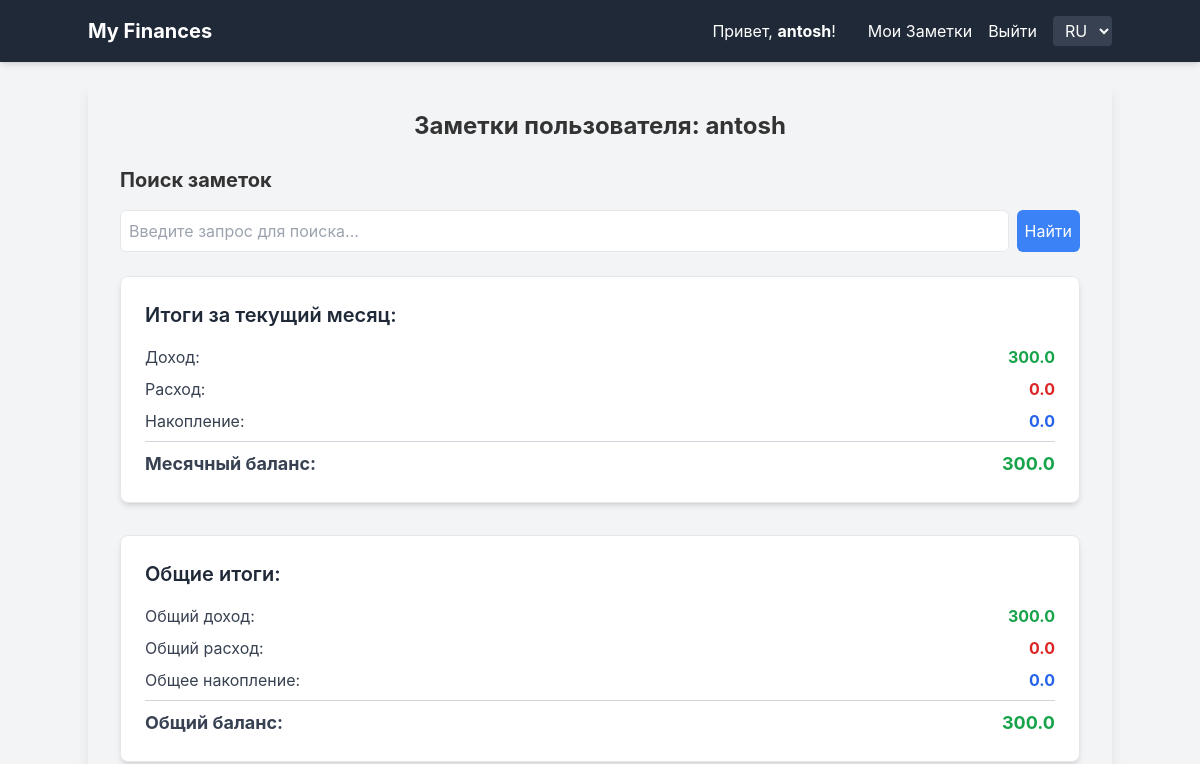
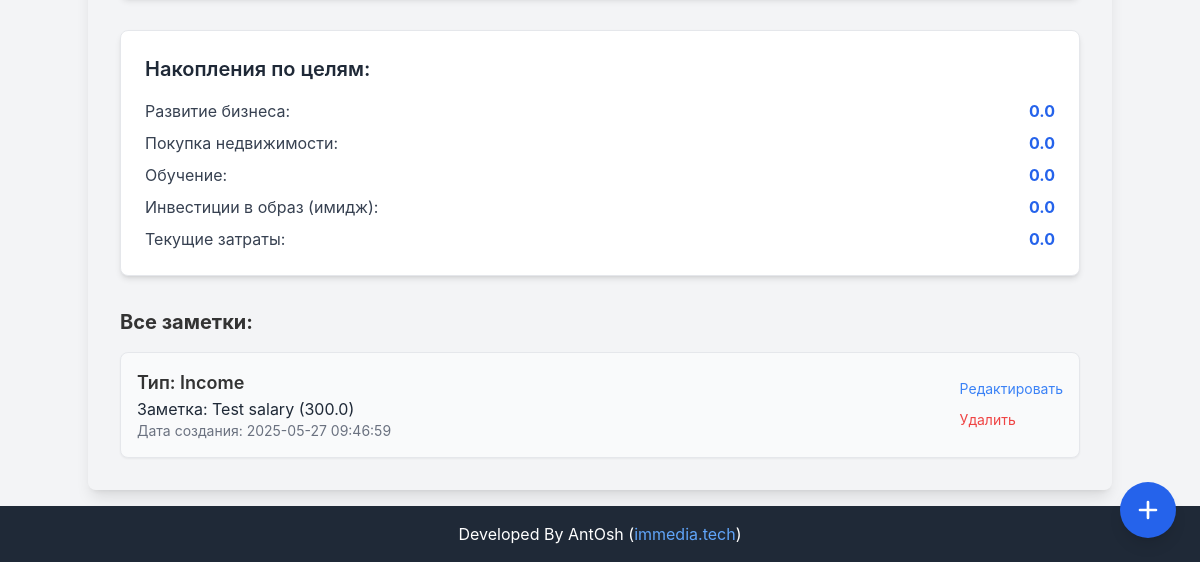
/notes/antosh (signed in), run on an earlier commit of the app's database (2 pictures, top to bottom).
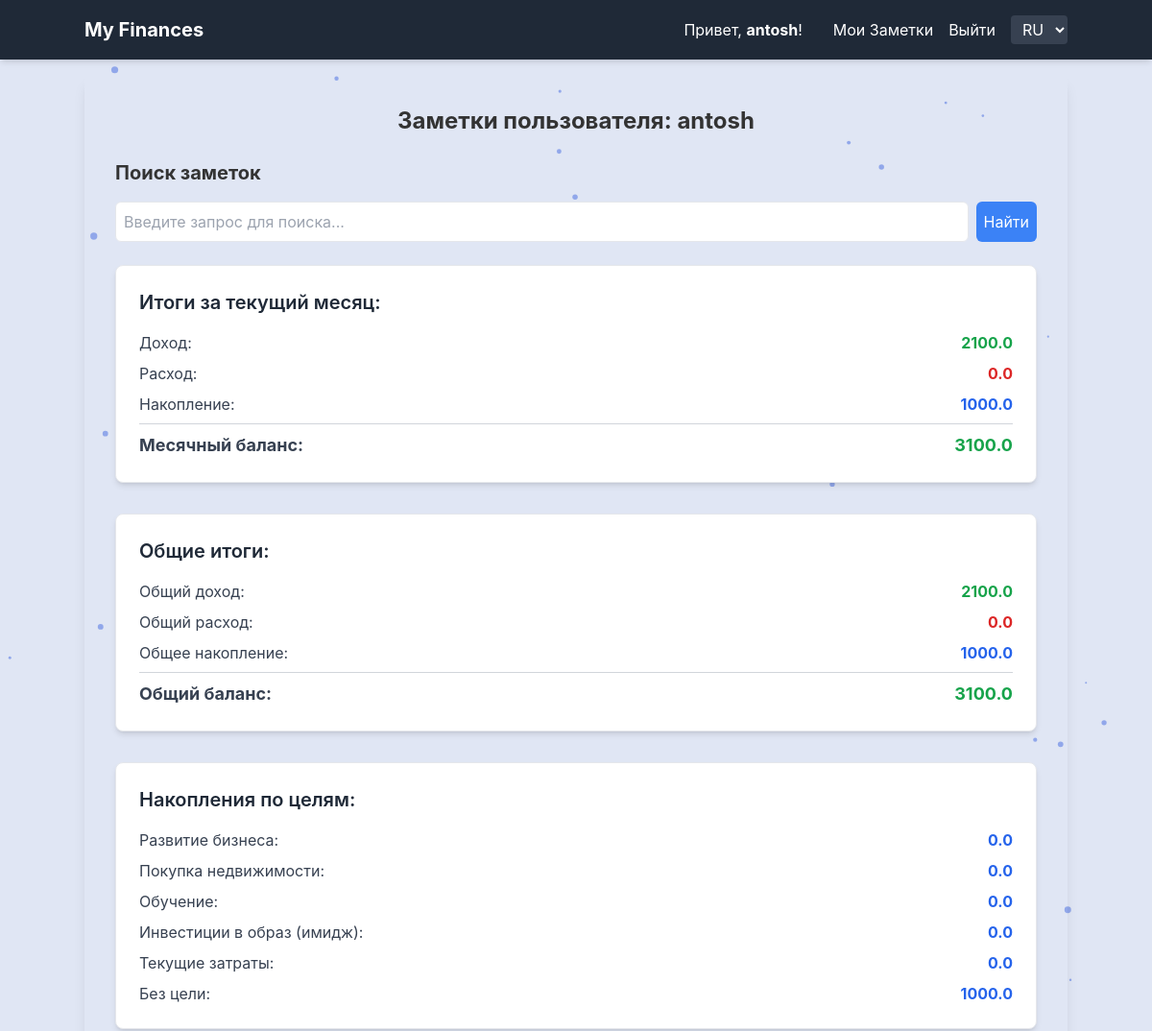
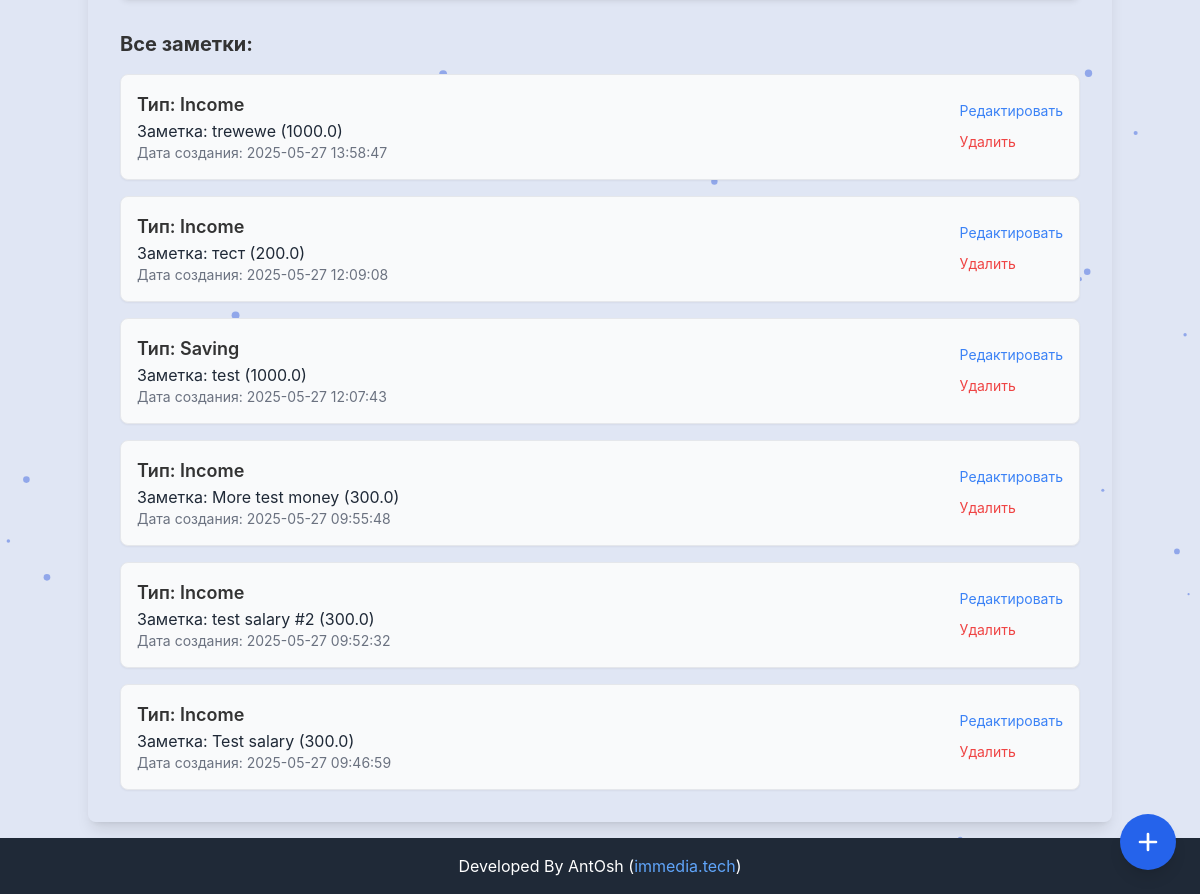
And on a later commit of the database (2 pictures, top to bottom).
### tables this page shows
CREATE TABLE users (
            id INTEGER PRIMARY KEY AUTOINCREMENT,
            username TEXT UNIQUE NOT NULL,
            password_hash TEXT NOT NULL
        );

CREATE TABLE goals (
            id INTEGER PRIMARY KEY AUTOINCREMENT,
            user_id INTEGER NOT NULL,
            goal_type TEXT NOT NULL,
            note TEXT NOT NULL,
            created_at TIMESTAMP DEFAULT CURRENT_TIMESTAMP, amount REAL DEFAULT 0.00,
            FOREIGN KEY (user_id) REFERENCES users (id)
        );

### app.py (the view)
@app.route('/notes/<username>')
@login_required
def user_notes(username):
    if g.user['username'] != username:
        flash(_('Вы не можете просматривать заметки других пользователей.'), 'danger')
        return redirect(url_for('index'))
    conn = get_db()
    cursor = conn.cursor()
    user_id = g.user['id']
    cursor.execute("SELECT * FROM goals WHERE user_id = ? ORDER BY created_at DESC", (user_id,))
    notes = cursor.fetchall()
    today = datetime.date.today()
    first_day_of_month = today.replace(day=1)
    monthly_summary = {
        'income': 0.0,
        'expense': 0.0,
        'saving': 0.0
    }
    cursor.execute(
        "SELECT goal_type, amount FROM goals WHERE user_id = ? AND created_at >= ? AND created_at < ?",
        (user_id, first_day_of_month.isoformat(),
         (first_day_of_month + datetime.timedelta(days=32)).replace(day=1).isoformat())
    )
    monthly_records = cursor.fetchall()
    for record in monthly_records:
        if record['goal_type'] in monthly_summary:
            monthly_summary[record['goal_type']] += record['amount']
    total_summary = {
        'total_income': 0.0,
        'total_expense': 0.0,
        'total_saving': 0.0
    }
    cursor.execute("SELECT goal_type, amount FROM goals WHERE user_id = ?", (user_id,))
    all_records = cursor.fetchall()
    for record in all_records:
        if record['goal_type'] == 'income':
            total_summary['total_income'] += record['amount']
        elif record['goal_type'] == 'expense':
            total_summary['total_expense'] += record['amount']
        elif record['goal_type'] == 'saving':
            total_summary['total_saving'] += record['amount']
    goals_summary = {}
    for fixed_goal_name in FIXED_GOALS:  # Перебираем фиксированные цели
        goals_summary[fixed_goal_name] = 0.0  # Инициализируем сумму для каждой цели
    cursor.execute(
        "SELECT user_goal_id, SUM(amount) FROM goals WHERE user_id = ? AND goal_type = 'saving' AND user_goal_id IS NOT NULL GROUP BY user_goal_id",
        (user_id,)
    )
    saving_by_goal_records = cursor.fetchall()
    for record in saving_by_goal_records:
        goal_name = record[0]
        total_amount = record[1]
        if goal_name in FIXED_GOALS:  # Убедимся, что цель из фиксированного списка
            goals_summary[goal_name] = total_amount
    cursor.execute(
        "SELECT SUM(amount) FROM goals WHERE user_id = ? AND goal_type = 'saving' AND user_goal_id IS NULL",
        (user_id,)
    )
    saving_no_goal_record = cursor.fetchone()
    if saving_no_goal_record and saving_no_goal_record[0] is not None:
        goals_summary[_('Без цели')] = saving_no_goal_record[0]  # Добавляем в саммари
    return render_template('notes.html',
                           username=username,
                           notes=notes,
                           monthly_summary=monthly_summary,
                           total_summary=total_summary,
                           goals_summary=goals_summary,
                           )  # user_goals_list_full больше не передается

### app.py (called while the page is built)
def get_locale_from_request():
    lang = request.args.get('lang')
    if lang in LOCALES:  # Проверяем, что язык есть в нашем словаре
        session['lang'] = lang
        return lang
    if 'lang' in session and session['lang'] in LOCALES:
        return session['lang']
    best_browser_match = request.accept_languages.best_match(LOCALES.keys())
    if best_browser_match and best_browser_match in LOCALES:
        return best_browser_match
    return 'ru'  # Язык по умолчанию, если ничего не найдено

@app.before_request
def set_g_locale():
    g.locale = get_locale_from_request()

def get_db():
    if 'db' not in g:
        g.db = get_db_connection()
    return g.db

@app.before_request
def load_logged_in_user():
    user_id = session.get('user_id')
    if user_id is None:
        g.user = None
    else:
        conn = get_db()
        cursor = conn.cursor()
        cursor.execute("SELECT * FROM users WHERE id = ?", (user_id,))
        g.user = cursor.fetchone()

def login_required(view):
    @functools.wraps(view)
    def wrapped_view(**kwargs):
        if g.user is None:
            flash(_('Для доступа к этой странице необходимо войти в систему.'), 'warning')
            return redirect(url_for('login'))
        return view(**kwargs)
    return wrapped_view

### database.py (called while the page is built)
def get_db_connection():
    conn = sqlite3.connect(DATABASE)
    conn.row_factory = sqlite3.Row
    return conn

### locales.py (called while the page is built)
def gettext_manual(text, **variables):
    from flask import g
    current_locale = getattr(g, 'locale', 'ru')
    translated_text = LOCALES.get(current_locale, {}).get(text, text)
    if variables:
        try:
            return translated_text % variables
        except TypeError:
            return translated_text
    return translated_text

### templates/notes.html (shortened to what this page needs)
{% extends 'base.html' %}
{% block content %}
    <h2 class="text-2xl font-bold mb-6 text-center">{{ _('Заметки пользователя:') }} {{ username }}</h2>
    <h3 class="text-xl font-bold mb-4">{{ _('Поиск заметок') }}</h3>
    <form action="{{ url_for('search_notes') }}" method="post" class="flex space-x-2 mb-6">
        <input type="text" name="search_query" placeholder="{{ _('Введите запрос для поиска...') }}" value="{{ search_query or '' }}" class="flex-grow p-2 border rounded-md">
        <button type="submit" class="bg-blue-500 text-white p-2 rounded-md hover:bg-blue-600">{{ _('Найти') }}</button>
    </form>
    <div class="mb-8 p-6 bg-white rounded-lg shadow-md border border-gray-200">
        <h3 class="text-xl font-semibold mb-4 text-gray-800">{{ _('Итоги за текущий месяц:') }}</h3>
        <ul class="space-y-2 text-gray-700">
            <li class="flex justify-between items-center">
                <span>{{ _('Доход:') }}</span>
                <span class="font-bold text-green-600">{{ monthly_summary.income | round(2) }}</span>
            </li>
            <li class="flex justify-between items-center">
                <span>{{ _('Расход:') }}</span>
                <span class="font-bold text-red-600">{{ monthly_summary.expense | round(2) }}</span>
            </li>
            <li class="flex justify-between items-center">
                <span>{{ _('Накопление:') }}</span>
                <span class="font-bold text-blue-600">{{ monthly_summary.saving | round(2) }}</span>
            </li>
            <hr class="my-2 border-gray-300">
            {% set total_balance_month = monthly_summary.income - monthly_summary.expense + monthly_summary.saving %}
            <li class="flex justify-between items-center text-lg font-bold">
                <span>{{ _('Месячный баланс:') }}</span>
                <span class="{% if total_balance_month >= 0 %}text-green-600{% else %}text-red-600{% endif %}">{{ total_balance_month | round(2) }}</span>
            </li>
        </ul>
    </div>
    <div class="mb-8 p-6 bg-white rounded-lg shadow-md border border-gray-200">
        <h3 class="text-xl font-semibold mb-4 text-gray-800">{{ _('Общие итоги:') }}</h3>
        <ul class="space-y-2 text-gray-700">
            <li class="flex justify-between items-center">
                <span>{{ _('Общий доход:') }}</span>
                <span class="font-bold text-green-600">{{ total_summary.total_income | round(2) }}</span>
            </li>
            <li class="flex justify-between items-center">
                <span>{{ _('Общий расход:') }}</span>
                <span class="font-bold text-red-600">{{ total_summary.total_expense | round(2) }}</span>
            </li>
            <li class="flex justify-between items-center">
                <span>{{ _('Общее накопление:') }}</span>
                <span class="font-bold text-blue-600">{{ total_summary.total_saving | round(2) }}</span>
            </li>
            <hr class="my-2 border-gray-300">
            {% set total_overall_balance = total_summary.total_income - total_summary.total_expense + total_summary.total_saving %}
            <li class="flex justify-between items-center text-lg font-bold">
                <span>{{ _('Общий баланс:') }}</span>
                <span class="{% if total_overall_balance >= 0 %}text-green-600{% else %}text-red-600{% endif %}">{{ total_overall_balance | round(2) }}</span>
            </li>
        </ul>
    </div>
    <div class="mb-8 p-6 bg-white rounded-lg shadow-md border border-gray-200">
        <h3 class="text-xl font-semibold mb-4 text-gray-800">{{ _('Накопления по целям:') }}</h3>
        {% if goals_summary %}
            <ul class="space-y-2 text-gray-700">
                {% for goal_name, amount in goals_summary.items() %}
                    <li class="flex justify-between items-center">
                        <span>{{ _(goal_name) }}:</span>
                        <span class="font-bold text-blue-600">{{ amount | round(2) }}</span>
                    </li>
                {% endfor %}
            </ul>
        {% else %}
            <p class="text-gray-600">{{ _('Нет данных.') }}</p>
        {% endif %}
    </div>
    <h3 class="text-xl font-bold mb-4">{{ _('Все заметки:') }}</h3>
    {% if notes %}
        <ul class="space-y-4">
            {% for note in notes %}
                <li class="p-4 border rounded-lg shadow-sm bg-gray-50 flex justify-between items-center">
                    <div>
                        <p class="text-lg font-semibold">{{ _('Тип:') }} {{ note.goal_type | capitalize }}</p>
                        <p class="text-gray-800">{{ _('Заметка:') }} {{ note.note }} ({{ note.amount | round(2) }})</p>
                        <p class="text-gray-500 text-sm">{{ _('Дата создания:') }} {{ note.created_at }}</p>
                    </div>
                    <div class="flex flex-col space-y-2">
                        <a href="{{ url_for('edit_goal', goal_id=note.id) }}" class="text-blue-500 hover:underline text-sm">{{ _('Редактировать') }}</a>
                        <form action="{{ url_for('delete_goal', goal_id=note.id) }}" method="post" onsubmit="return confirm('{{ _('Вы уверены, что хотите удалить эту запись?') }}');">
                            <button type="submit" class="text-red-500 hover:underline text-sm p-0 bg-transparent border-none cursor-pointer">
                                {{ _('Удалить') }}
                            </button>
                        </form>
                    </div>
                </li>
            {% endfor %}
        </ul>
    {% else %}
        <p class="text-gray-600">{{ _('У вас пока нет заметок. Добавьте первую!') }}</p>
    {% endif %}
{% endblock %}

### templates/base.html (shortened to what this page needs)
<!DOCTYPE html>
<html lang="{{ g.locale }}">
<head>
    <script src="https://cdn.tailwindcss.com"></script>
</head>
<body class="flex flex-col min-h-screen">
    <nav class="w-full bg-gray-800 text-white p-4 shadow-md">
        <div class="container mx-auto flex flex-wrap justify-between items-center">
            <a href="{{ url_for('index') }}" class="text-xl font-bold hover:text-gray-300">My Finances</a>
            <div id="main-navigation-menu" class="hidden md:flex md:items-center md:w-auto w-full">
                <div class="flex flex-col md:flex-row md:space-x-4 mt-4 md:mt-0 items-center">
                    {% if g.user %}
                        <span class="mr-4">{{ _('Привет,') }} <span class="font-bold">{{ g.user.username }}</span>!</span>
                        <a href="{{ url_for('user_notes', username=g.user.username) }}" class="mr-4 hover:text-gray-300">{{ _('Мои Заметки') }}</a>
                        <a href="{{ url_for('logout') }}" class="hover:text-gray-300">{{ _('Выйти') }}</a>
                    {% else %}
                        <a href="{{ url_for('register') }}" class="mr-4 hover:text-gray-300">{{ _('Регистрация') }}</a>
                        <a href="{{ url_for('login') }}" class="hover:text-gray-300">{{ _('Войти') }}</a>
                    {% endif %}
                    <select id="language-selector" class="ml-4 px-2 py-1 rounded bg-gray-700 text-white border-none">
                        <option value="ru" {% if g.locale == 'ru' %}selected{% endif %}>RU</option>
                    </select>
                </div>
            </div>
        </div>
    </nav>
    <div class="main-content-wrapper">
        <div class="container bg-transparent p-8 rounded-lg shadow-lg">
            {% block content %}{% endblock %}
        </div>
    </div>
    <footer class="w-full bg-gray-800 text-white p-4 text-center shadow-md mt-auto">
        Developed By AntOsh (<a href="https://immediatech.net" target="_blank" class="text-blue-400 hover:underline">immedia.tech</a>)
    </footer>
    <a href="{{ url_for('index') }}" id="add-goal-fab" class="fixed bottom-6 right-6 bg-blue-600 text-white w-14 h-14 rounded-full flex items-center justify-center shadow-lg hover:bg-blue-700 transition duration-300 z-50">
        <svg class="w-8 h-8" fill="none" stroke="currentColor" viewBox="0 0 24 24" xmlns="http://www.w3.org/2000/svg">
            <path stroke-linecap="round" stroke-linejoin="round" stroke-width="2" d="M12 6v6m0 0v6m0-6h6m-6 0H6"></path>
        </svg>
    </a>
</body>
</html>

### templates/base.html (style rules this page uses)
body { font-family: 'Inter', sans-serif; background-color: #f3f4f6; color: #333; min-height: 100vh; display: flex; flex-direction: column; }
.main-content-wrapper { flex-grow: 1; display: flex; justify-content: center; align-items: flex-start; padding: 1rem; }
.container { max-width: 800px; width: 100%; }
input[type="text"], input[type="password"], textarea, select { @apply p-3 border border-gray-300 rounded-md focus:outline-none focus:ring-2 focus:ring-blue-500 w-full; }
button { @apply bg-blue-600 text-white p-3 rounded-md hover:bg-blue-700 transition duration-200; }

What changed in the data, as far as the page shows it:
added goals: goal_type "Income", note "trewewe", amount "1000.0", created_at "2025-05-27 13:58:47"
added goals: goal_type "Income", note "тест", amount "200.0", created_at "2025-05-27 12:09:08"
added goals: goal_type "Saving", note "test", amount "1000.0", created_at "2025-05-27 12:07:43"
added goals: goal_type "Income", note "More test money", amount "300.0", created_at "2025-05-27 09:55:48"
added goals: goal_type "Income", note "test salary #2", amount "300.0", created_at "2025-05-27 09:52:32"
Also different on the page:
{{ monthly_summary.income | round(2) }}: "300.0" → "2100.0"
{{ monthly_summary.saving | round(2) }}: "0.0" → "1000.0"
{{ total_balance_month | round(2) }}: "300.0" → "3100.0"
{{ total_summary.total_income | round(2) }}: "300.0" → "2100.0"
{{ total_summary.total_saving | round(2) }}: "0.0" → "1000.0"
{{ total_overall_balance | round(2) }}: "300.0" → "3100.0"
new list line: "Без цели : 1000.0"
